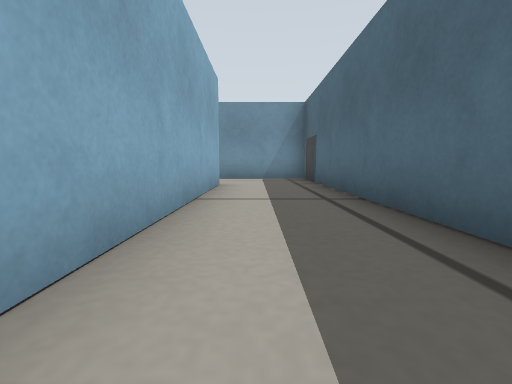
view 1 (above)

17 first-person views from a walk through a Gazebo world. The camera is 0.13 m above the floor, tilts 6° down and sees 85° across. The floor is counted in squares, 0.25 m on a side. Each view is taken from the middle of a square. On the plan, view 1 faces up. The plan holds only what a view shows up to about 9 squares ahead; the rest is blank.

view 2
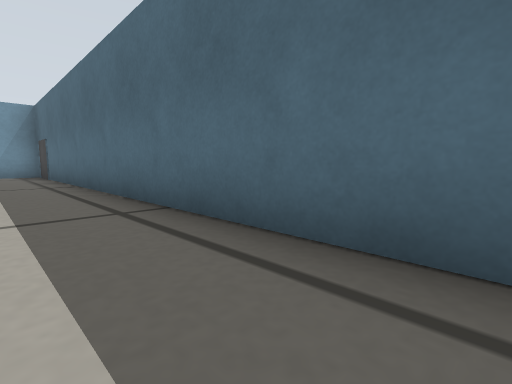

view 3
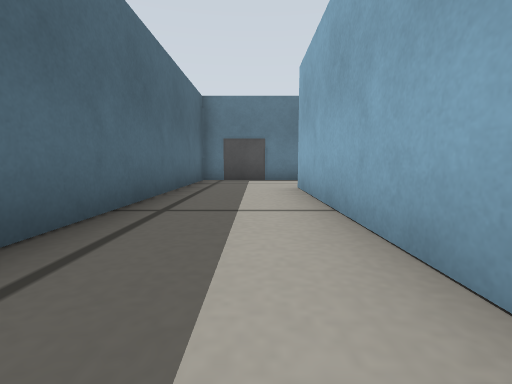

view 4
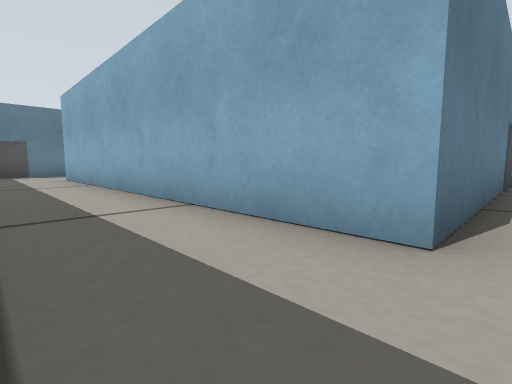

view 5
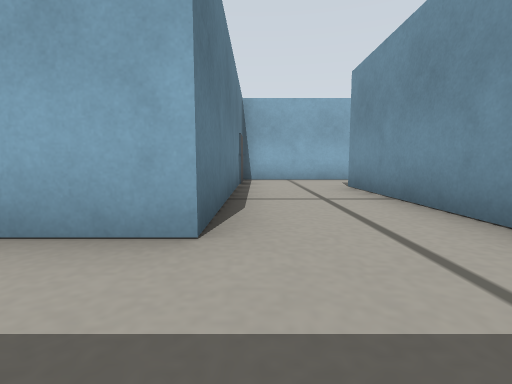

view 6
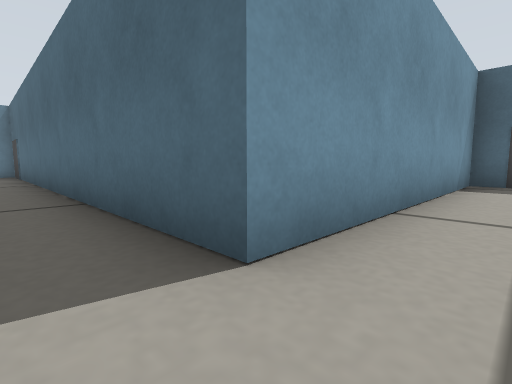

view 7
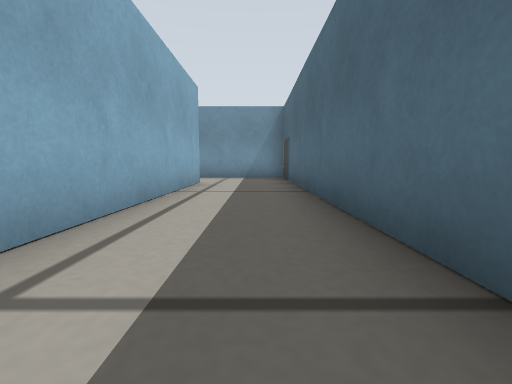

view 8
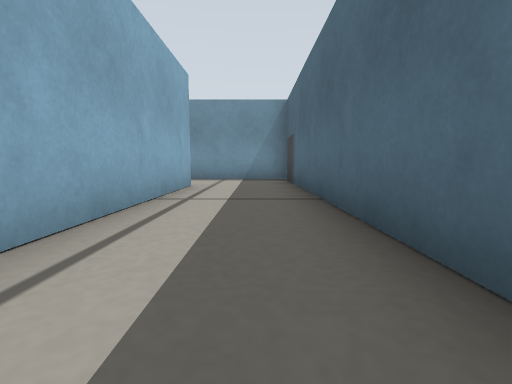

view 9
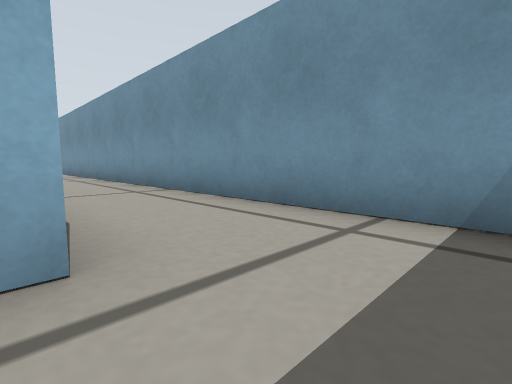

view 10
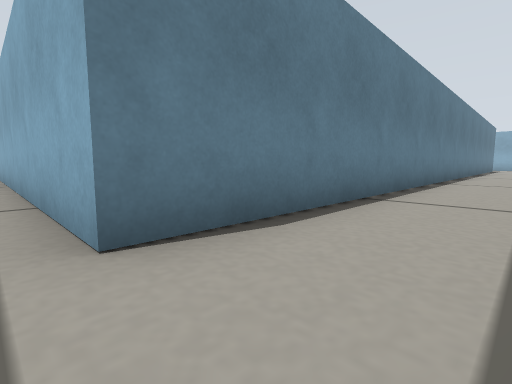

view 11
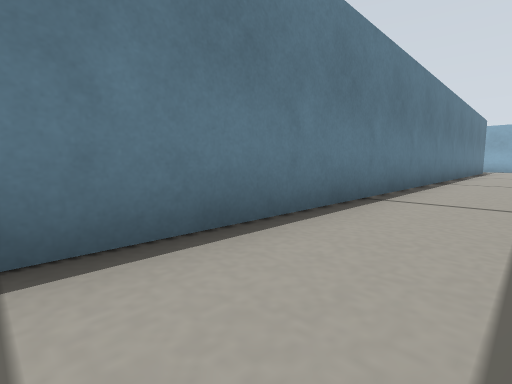

view 12
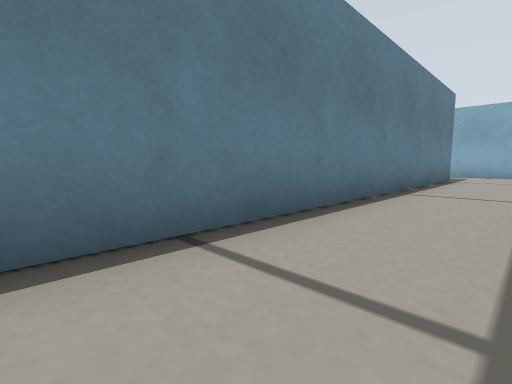

view 13
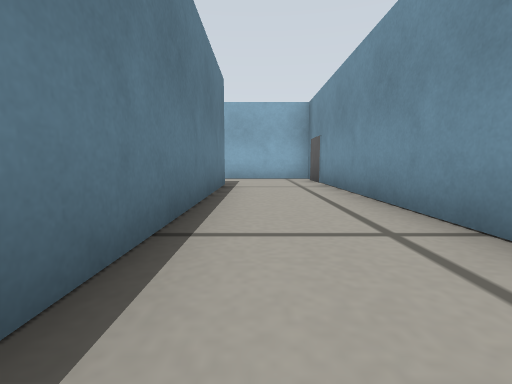

view 14
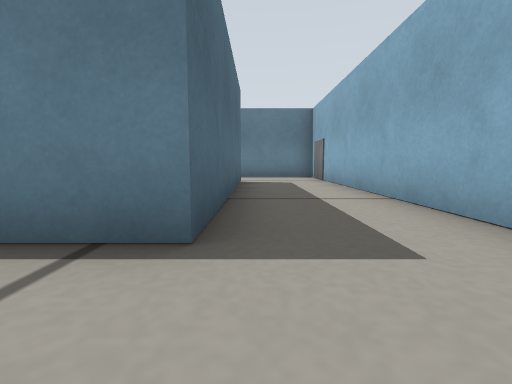

view 15
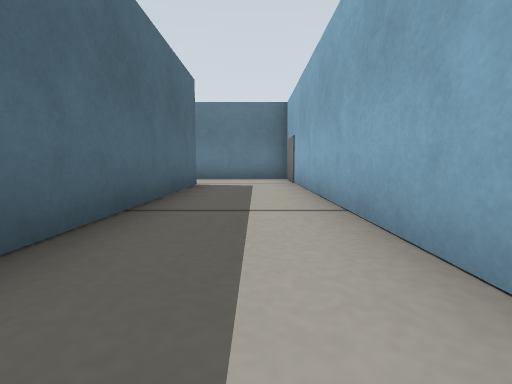

view 16
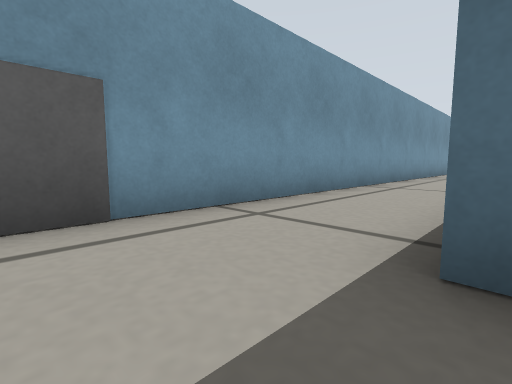

view 17
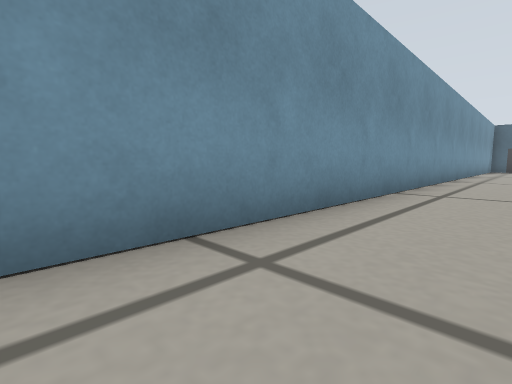

### Floor plan
Points are (right, up) in squares from view 1. A wall is a line through its corners. A room is listed if a view was taken in it or the views show most of it. See-through windows are left out.
Room 1 (views 1, 2, 3, 4, 5)
walls: (-0.9, 6.6) (-0.9, -2.9); (-1.2, -5.2) (1.5, -5.2) (1.5, 9) (-0.5, 9)
ways out: opening at (-1, 8) to room 2; opening at (0, -4)
Room 2 (view 6)
walls: (-6.9, 6.6) (-0.9, 6.6); (-7.5, 8.5) (-7.5, 6.5); (-0.5, 9) (-5.1, 9)
ways out: opening at (-1, 8) to room 1; opening at (-6, 9) to room 3
Room 3 (views 7, 8, 9, 10, 11, 12, 13, 14, 15, 16, 17)
walls: (-27.6, 12.4) (-27.6, 18.3) (-7.5, 18.3) (-7.5, 8.5); (-5.1, 9) (-5.1, 20.7) (-30, 20.7) (-30, 12.6)
ways out: opening at (-6, 9) to room 2; opening at (-29, 13)

Positions as (right, up) in squares from view 1, and headings:
1: (0, 0), facing up
2: (0, -3), facing up-right
3: (0, 3), facing down
4: (1, 7), facing down-left
5: (1, 7), facing left
6: (-6, 8), facing up-right
7: (-6, 11), facing up
8: (-6, 12), facing up
9: (-6, 18), facing up-left
10: (-7, 20), facing down-left
11: (-11, 20), facing down-left
12: (-18, 20), facing down-left
13: (-21, 19), facing left
14: (-28, 20), facing down
15: (-29, 19), facing down
16: (-29, 18), facing up-right
17: (-24, 19), facing up-right
